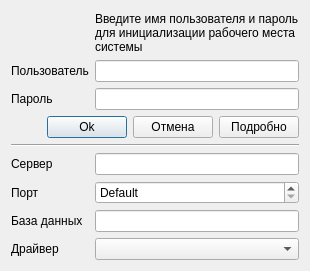
<?xml version="1.0" encoding="UTF-8"?>
<ui version="4.0">
 <class>DialogConnect</class>
 <widget class="QDialog" name="DialogConnect">
  <property name="geometry">
   <rect>
    <x>0</x>
    <y>0</y>
    <width>282</width>
    <height>259</height>
   </rect>
  </property>
  <property name="windowTitle">
   <string>Соединение...</string>
  </property>
  <property name="windowIcon">
   <iconset>
    <normaloff>:/about/icons/logo.png</normaloff>:/about/icons/logo.png</iconset>
  </property>
  <layout class="QGridLayout" name="gridLayout">
   <item row="1" column="0">
    <widget class="QLabel" name="textLabel4">
     <property name="text">
      <string>Пользователь</string>
     </property>
     <property name="buddy">
      <cstring>editUsername</cstring>
     </property>
    </widget>
   </item>
   <item row="1" column="1" colspan="3">
    <widget class="QLineEdit" name="editUsername">
     <property name="text">
      <string/>
     </property>
    </widget>
   </item>
   <item row="6" column="0">
    <widget class="QLabel" name="textLabelHostname">
     <property name="text">
      <string>Сервер</string>
     </property>
     <property name="buddy">
      <cstring>editHostname</cstring>
     </property>
    </widget>
   </item>
   <item row="6" column="1" colspan="3">
    <widget class="QLineEdit" name="editHostname">
     <property name="text">
      <string/>
     </property>
    </widget>
   </item>
   <item row="7" column="0">
    <widget class="QLabel" name="textLabelPort">
     <property name="text">
      <string>Порт</string>
     </property>
     <property name="buddy">
      <cstring>portSpinBox</cstring>
     </property>
    </widget>
   </item>
   <item row="7" column="1" colspan="3">
    <widget class="QSpinBox" name="portSpinBox">
     <property name="specialValueText">
      <string>Default</string>
     </property>
     <property name="minimum">
      <number>-1</number>
     </property>
     <property name="maximum">
      <number>65535</number>
     </property>
     <property name="value">
      <number>-1</number>
     </property>
    </widget>
   </item>
   <item row="8" column="0">
    <widget class="QLabel" name="textLabelBD">
     <property name="text">
      <string>База данных</string>
     </property>
     <property name="buddy">
      <cstring>editDatabase</cstring>
     </property>
    </widget>
   </item>
   <item row="8" column="1" colspan="3">
    <widget class="QLineEdit" name="editDatabase">
     <property name="text">
      <string/>
     </property>
    </widget>
   </item>
   <item row="9" column="0">
    <widget class="QLabel" name="textLabelDrv">
     <property name="text">
      <string>Драйвер</string>
     </property>
     <property name="buddy">
      <cstring>comboDriver</cstring>
     </property>
    </widget>
   </item>
   <item row="9" column="1" colspan="3">
    <widget class="QComboBox" name="comboDriver"/>
   </item>
   <item row="2" column="1" colspan="3">
    <widget class="QLineEdit" name="editPassword">
     <property name="text">
      <string/>
     </property>
     <property name="echoMode">
      <enum>QLineEdit::Password</enum>
     </property>
    </widget>
   </item>
   <item row="2" column="0">
    <widget class="QLabel" name="textLabel4_2">
     <property name="text">
      <string>Пароль</string>
     </property>
     <property name="buddy">
      <cstring>editPassword</cstring>
     </property>
    </widget>
   </item>
   <item row="5" column="0" colspan="4">
    <widget class="Line" name="line">
     <property name="orientation">
      <enum>Qt::Horizontal</enum>
     </property>
    </widget>
   </item>
   <item row="0" column="1" colspan="3">
    <widget class="QLabel" name="labelText">
     <property name="text">
      <string>Введите имя пользователя и пароль
для инициализации рабочего места 
системы</string>
     </property>
     <property name="alignment">
      <set>Qt::AlignLeading|Qt::AlignLeft|Qt::AlignVCenter</set>
     </property>
    </widget>
   </item>
   <item row="0" column="0">
    <widget class="QLabel" name="labelImage">
     <property name="sizePolicy">
      <sizepolicy hsizetype="Ignored" vsizetype="Ignored">
       <horstretch>0</horstretch>
       <verstretch>0</verstretch>
      </sizepolicy>
     </property>
     <property name="minimumSize">
      <size>
       <width>63</width>
       <height>43</height>
      </size>
     </property>
     <property name="text">
      <string/>
     </property>
     <property name="pixmap">
      <pixmap resource="res.qrc">:/connectlogo</pixmap>
     </property>
     <property name="scaledContents">
      <bool>true</bool>
     </property>
     <property name="alignment">
      <set>Qt::AlignCenter</set>
     </property>
    </widget>
   </item>
   <item row="4" column="0" colspan="4">
    <layout class="QHBoxLayout" name="horizontalLayout">
     <item>
      <spacer name="horizontalSpacer">
       <property name="orientation">
        <enum>Qt::Horizontal</enum>
       </property>
       <property name="sizeHint" stdset="0">
        <size>
         <width>10</width>
         <height>10</height>
        </size>
       </property>
      </spacer>
     </item>
     <item>
      <widget class="QPushButton" name="pushButtonOk">
       <property name="text">
        <string>Ok</string>
       </property>
      </widget>
     </item>
     <item>
      <widget class="QPushButton" name="pushButtonCancel">
       <property name="text">
        <string>Отмена</string>
       </property>
      </widget>
     </item>
     <item>
      <widget class="QPushButton" name="pushButtonProp">
       <property name="text">
        <string>Подробно</string>
       </property>
      </widget>
     </item>
    </layout>
   </item>
  </layout>
 </widget>
 <resources>
  <include location="res.qrc"/>
 </resources>
 <connections>
  <connection>
   <sender>pushButtonOk</sender>
   <signal>clicked()</signal>
   <receiver>DialogConnect</receiver>
   <slot>accept()</slot>
   <hints>
    <hint type="sourcelabel">
     <x>197</x>
     <y>130</y>
    </hint>
    <hint type="destinationlabel">
     <x>157</x>
     <y>124</y>
    </hint>
   </hints>
  </connection>
  <connection>
   <sender>pushButtonCancel</sender>
   <signal>clicked()</signal>
   <receiver>DialogConnect</receiver>
   <slot>reject()</slot>
   <hints>
    <hint type="sourcelabel">
     <x>251</x>
     <y>130</y>
    </hint>
    <hint type="destinationlabel">
     <x>157</x>
     <y>124</y>
    </hint>
   </hints>
  </connection>
 </connections>
</ui>
